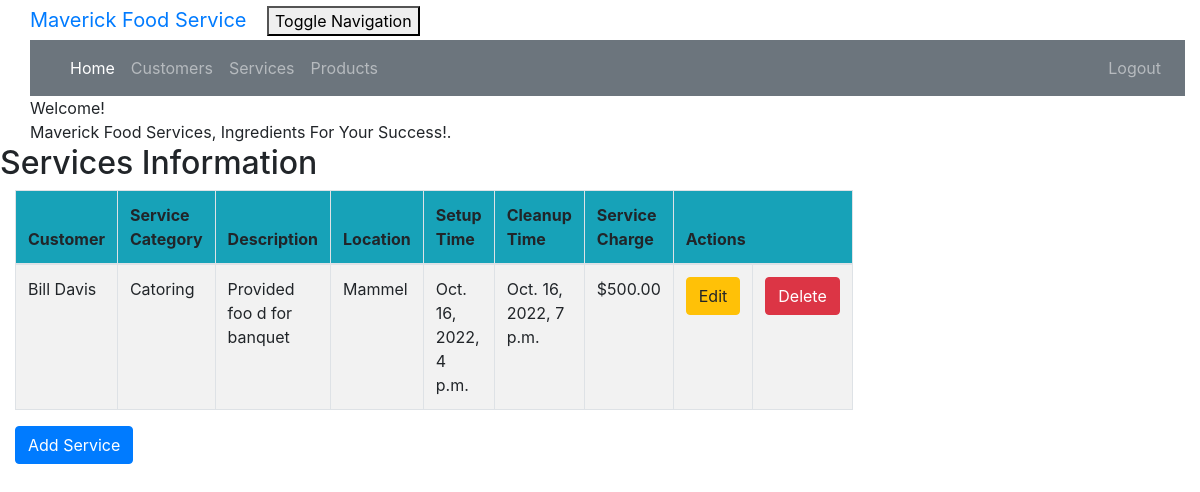
Screenshot of /service_list (signed in) with the database file from the repository.
### crm/models.py (models this page shows, shortened)
class Service(models.Model):
    cust_name = models.ForeignKey(Customer, on_delete=models.CASCADE, related_name='services')
    service_category = models.CharField(max_length=100)
    description = models.TextField()
    location = models.CharField(max_length=200)
    setup_time = models.DateTimeField(
        default=timezone.now)
    cleanup_time = models.DateTimeField(
        default=timezone.now)
    service_charge = models.DecimalField(max_digits=10, decimal_places=2)
    created_date = models.DateTimeField(
        default=timezone.now)
    updated_date = models.DateTimeField(auto_now_add=True)

class Customer(models.Model):
    cust_name = models.CharField(max_length=50)
    email = models.EmailField(max_length=100)
    phone = models.CharField(max_length=20)
    bldgroom = models.CharField(max_length=100)
    address = models.CharField(max_length=200)
    city = models.CharField(max_length=50)
    state = models.CharField(max_length=50)
    zipcode = models.CharField(max_length=10)
    organization = models.CharField(max_length=100)
    role = models.CharField(max_length=100)
    def __str__ (self):
        return self.cust_name

### crm/views.py (the view)
# urls.py: path('service_list', views.service_list, name='service_list'),
@login_required
def service_list(request):
    services = Service.objects.filter(created_date__lte=timezone.now())
    return render(request, 'crm/service_list.html', {'services': services})

### crm/templates/crm/service_list.html (shortened to what this page needs)
<!DOCTYPE html>
{% extends 'crm/base.html' %}
{% block content %}
    {% load humanize %}
    <head>
    </head>
    <body class="bodylist">
    <div class="container">
        <div class="panel panel-primary">
            <div class="panel-heading">Welcome!</div>
            <div class="panel-body">
                Maverick Food Services, Ingredients For Your Success!.
            </div>
        </div>
    </div>
    <div class="row">
        <h2>Services Information</h2>
    </div>
    <div>
        <table class="table table-striped table-bordered table-hover w-auto">
            <thead>
            <tr class="bg-info">
                <th>Customer</th>
                <th>Service Category</th>
                <th>Description</th>
                <th>Location</th>
                <th>Setup Time</th>
                <th>Cleanup Time</th>
                <th>Service Charge</th>
                <th colspan="3">Actions</th>
            </tr>
            </thead>
            <tbody>
            {% for service in services %}
                <tr>
                    <td>{{ service.cust_name }}</td>
                    <td>{{ service.service_category }}</td>
                    <td>{{ service.description }}</td>
                    <td>{{ service.location }}</td>
                    <td>{{ service.setup_time }}</td>
                    <td>{{ service.cleanup_time }}</td>
                    <td>${{ service.service_charge|floatformat:2|intcomma }}</td>
                    <td><a href="{% url 'crm:service_edit' pk=service.pk %}"
                            class="btn btn-warning">Edit</a>
                    </td>
                    <td><a href="{% url 'crm:service_delete' pk=service.pk %}"
                           onclick="return confirm('Are you sure you want to delete?')"
                           class="btn btn-danger">Delete</a>
                    </td>
                </tr>
            {% endfor %}
            </tbody>
        </table>
    </div>
    <div>
            <a href="{% url 'crm:service_new' %}"><span
                    class="btn btn-primary">Add Service</span></a>
    </div>
    </body>
{% endblock %}

### crm/static/css/portfolio.css (style rules this page uses)
body { padding-left: 15px; }

### rows the page displays
Service: cust_name "Bill Davis", service_category "Catoring", description "Provided foo d for banquet", location "Mammel", setup_time "Oct. 16, 2022, 4 p.m.", cleanup_time "Oct. 16, 2022, 7 p.m.", service_charge "500.00"
